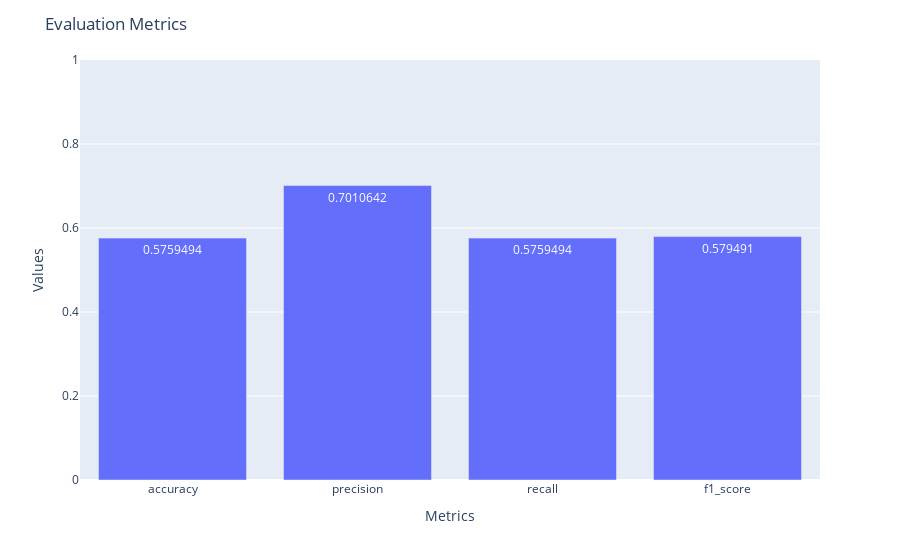
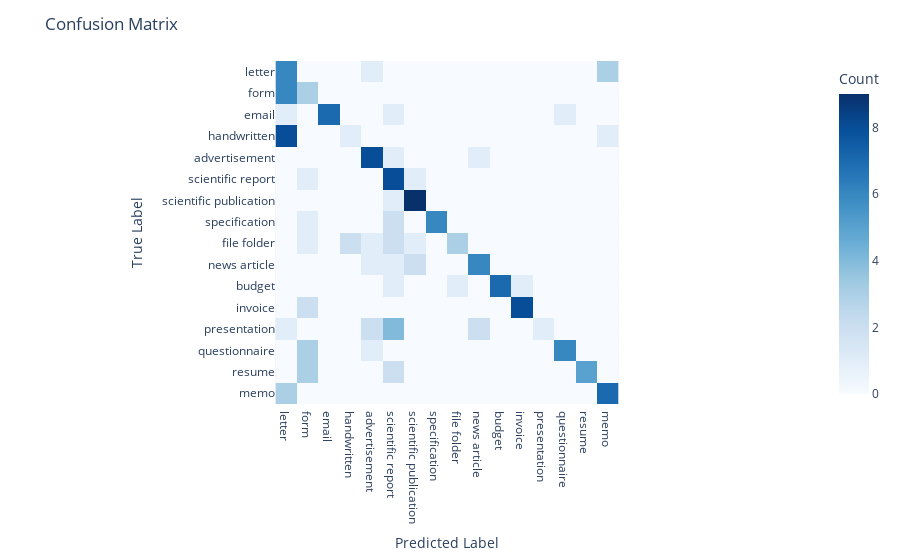
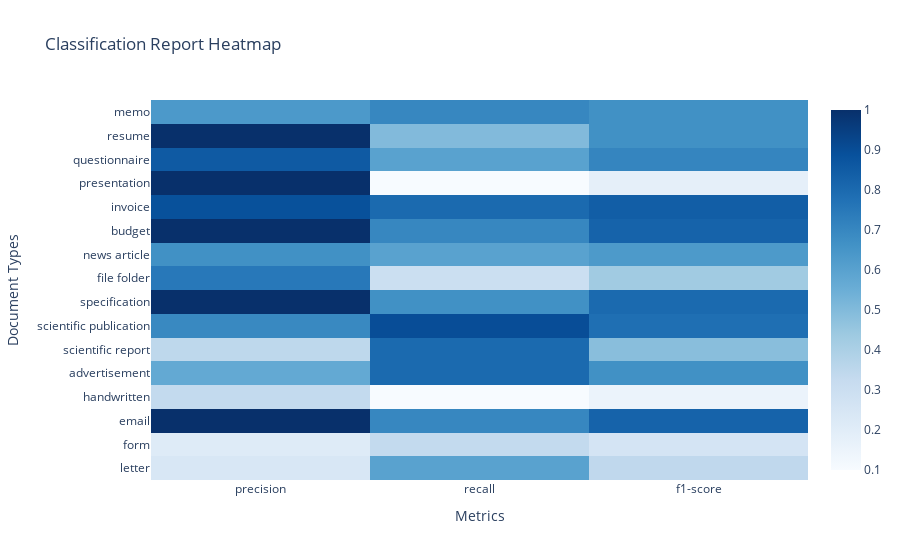

The cell these charts' notebook holds for them, in order:
### Code cell
from src.evaluations import ml
import numpy as np

labels = np.array(
    [
        "letter",
        "form",
        "email",
        "handwritten",
        "advertisement",
        "scientific report",
        "scientific publication",
        "specification",
        "file folder",
        "news article",
        "budget",
        "invoice",
        "presentation",
        "questionnaire",
        "resume",
        "memo",
    ]
)

# Evaluate the model with the simulated data
metrics, conf_matrix, class_report = ml.evaluate_model(
    y_true, y_pred, labels, show_visualization=True
)

### Figure 1 — Plotly figure (JSON) as saved in the notebook; plotly's stock layout.template omitted (floating-point values rounded to 4 significant figures)
{"data": [{"alignmentgroup": "True", "hovertemplate": "Metrics=%{x}<br>Values=%{y}<extra></extra>", "legendgroup": "", "marker": {"color": "#636efa", "pattern": {"shape": ""}}, "name": "", "offsetgroup": "", "orientation": "v", "showlegend": false, "textposition": "auto", "texttemplate": "%{y}", "type": "bar", "x": ["accuracy", "precision", "recall", "f1_score"], "xaxis": "x", "y": [0.5759, 0.7011, 0.5759, 0.5795], "yaxis": "y"}], "layout": {"barmode": "relative", "legend": {"tracegroupgap": 0}, "margin": {"t": 60}, "title": {"text": "Evaluation Metrics"}, "xaxis": {"anchor": "y", "domain": [0, 1], "title": {"text": "Metrics"}}, "yaxis": {"anchor": "x", "domain": [0, 1], "range": [0, 1], "title": {"text": "Values"}}}}

### Figure 2 — Plotly figure (JSON) as saved in the notebook; plotly's stock layout.template omitted (floating-point values rounded to 4 significant figures; data arrays with more than 128 entries replaced by an {"elided": "..."} marker saying what was removed)
{"data": [{"coloraxis": "coloraxis", "hovertemplate": "Predicted Labels: %{x}<br>True Labels: %{y}<br>Count: %{z}<extra></extra>", "name": "0", "type": "heatmap", "x": ["letter", "form", "email", "handwritten", "advertisement", "scientific report", "scientific publication", "specification", "file folder", "news article", "budget", "invoice", "presentation", "questionnaire", "resume", "memo"], "xaxis": "x", "y": ["letter", "form", "email", "handwritten", "advertisement", "scientific report", "scientific publication", "specification", "file folder", "news article", "budget", "invoice", "presentation", "questionnaire", "resume", "memo"], "yaxis": "y", "z": {"elided": "16x16 int values"}}], "layout": {"coloraxis": {"colorbar": {"title": {"text": "Count"}}, "colorscale": [[0, "rgb(247,251,255)"], [0.125, "rgb(222,235,247)"], [0.25, "rgb(198,219,239)"], [0.375, "rgb(158,202,225)"], [0.5, "rgb(107,174,214)"], [0.625, "rgb(66,146,198)"], [0.75, "rgb(33,113,181)"], [0.875, "rgb(8,81,156)"], [1, "rgb(8,48,107)"]]}, "margin": {"t": 60}, "title": {"text": "Confusion Matrix"}, "xaxis": {"anchor": "y", "constrain": "domain", "domain": [0, 1], "scaleanchor": "y", "title": {"text": "Predicted Label"}}, "yaxis": {"anchor": "x", "autorange": "reversed", "constrain": "domain", "domain": [0, 1], "title": {"text": "True Label"}}}}

### Figure 3 — Plotly figure (JSON) as saved in the notebook; plotly's stock layout.template omitted (floating-point values rounded to 4 significant figures)
{"data": [{"colorscale": [[0, "rgb(247,251,255)"], [0.125, "rgb(222,235,247)"], [0.25, "rgb(198,219,239)"], [0.375, "rgb(158,202,225)"], [0.5, "rgb(107,174,214)"], [0.625, "rgb(66,146,198)"], [0.75, "rgb(33,113,181)"], [0.875, "rgb(8,81,156)"], [1, "rgb(8,48,107)"]], "showscale": true, "type": "heatmap", "x": ["precision", "recall", "f1-score"], "y": ["letter", "form", "email", "handwritten", "advertisement", "scientific report", "scientific publication", "specification", "file folder", "news article", "budget", "invoice", "presentation", "questionnaire", "resume", "memo"], "z": [[0.24, 0.6, 0.3429], [0.2143, 0.3333, 0.2609], [1, 0.7, 0.8235], [0.3333, 0.1, 0.1538], [0.5714, 0.8, 0.6667], [0.3478, 0.8, 0.4848], [0.6923, 0.9, 0.7826], [1, 0.6667, 0.8], [0.75, 0.3, 0.4286], [0.6667, 0.6, 0.6316], [1, 0.7, 0.8235], [0.8889, 0.8, 0.8421], [1, 0.1, 0.1818], [0.8571, 0.6, 0.7059], [1, 0.5, 0.6667], [0.6364, 0.7, 0.6667]]}], "layout": {"title": {"text": "Classification Report Heatmap"}, "xaxis": {"title": {"text": "Metrics"}}, "yaxis": {"title": {"text": "Document Types"}}}}
